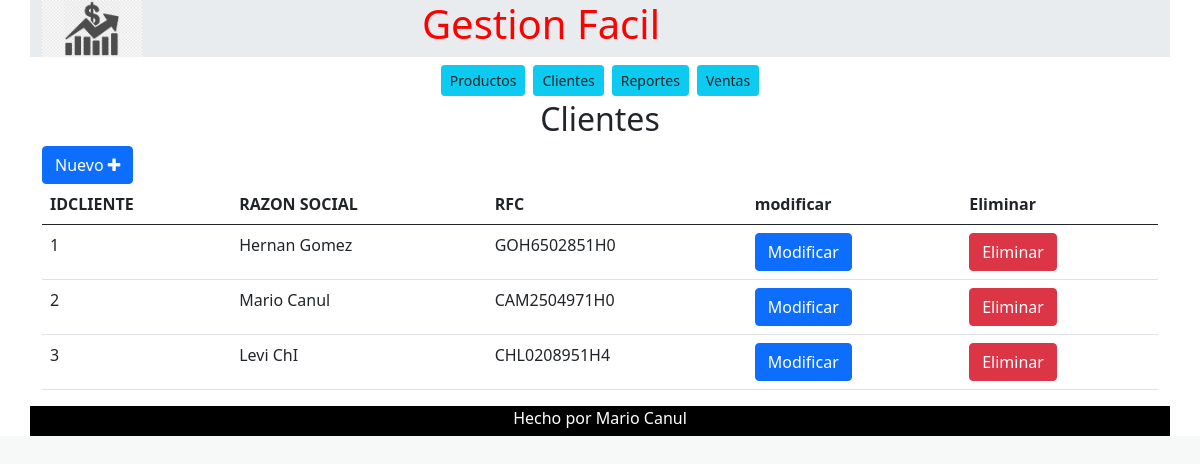
Screenshot of /index.php?value=2 with the database file from the repository.
### tables this page shows
CREATE TABLE `clientes` (
  `IDCLIENTE` int(11) NOT NULL,
  `RAZON_SOCIAL` varchar(60) NOT NULL,
  `RFC` varchar(15) NOT NULL
);

### clientes.php (the view, shortened to what this page needs)
<?php
include('config.php');
$conexion=mysqli_connect($servidor,$usuario,$pass,$bd);
?>
    <div class="container">
        <h2 class="text-center">Clientes</h2>
        <button type="button" class="btn btn-primary" data-bs-toggle="modal" data-bs-target="#modalClienteRegistro">Nuevo&nbsp;<i class="fa fa-plus"></i></button>
        <table class="table">
            <thead>
                <tr>
                    <th>IDCLIENTE</th>
                    <th>RAZON SOCIAL</th>
                    <th>RFC</th>
                    <th>modificar</th>
                    <th>Eliminar</th>
                </tr>
            </thead>
            <tbody id="cuerpoTabla">
            <?php
        $sql="SELECT * from clientes";
        $result=mysqli_query($conexion,$sql);
        while ($mostrar=mysqli_fetch_array($result)) {
?>
                <tr>
                    <td> <?php echo $mostrar['IDCLIENTE'] ?></td>
                    <td> <?php echo $mostrar['RAZON_SOCIAL'] ?></td>
                    <td> <?php echo $mostrar['RFC'] ?></td>
                    <td>
                    <button type="button"
                     onClick="StartModificarCliente(<?php echo $mostrar['IDCLIENTE'] ?>);"
                      id="ModificarCliente"
                      class="btn btn-primary"
                    data-bs-toggle="modal"
                    data-bs-target="#modalEditarCliente"
                    data-id="<?php echo $mostrar['IDCLIENTE'] ?>"
                    data-razon="<?php echo $mostrar['RAZON_SOCIAL'] ?>"
                    data-rfc="<?php echo $mostrar['RFC'] ?>"
                    >Modificar</button>
                    </td>
                    <td>
                    <button type="button" onClick="EliminarCliente( <?php echo $mostrar['IDCLIENTE'] ?>);" id="EliminarCliente" class="btn btn-danger">Eliminar</button>
                    </td>
                </tr>
                <?php
                }
                ?>
            </tbody>
        </table>
    </div>

### assets/style.css (style rules this page uses)
html,body { background-color: #F7F9F9; font-family: 'Segoe UI', Tahoma, Geneva, Verdana, sans-serif; box-sizing: border-box; }

### rows the page displays
clientes: IDCLIENTE "1", RAZON_SOCIAL "Hernan Gomez", RFC "GOH6502851H0"
clientes: IDCLIENTE "2", RAZON_SOCIAL "Mario Canul", RFC "CAM2504971H0"
clientes: IDCLIENTE "3", RAZON_SOCIAL "Levi ChI", RFC "CHL0208951H4"
